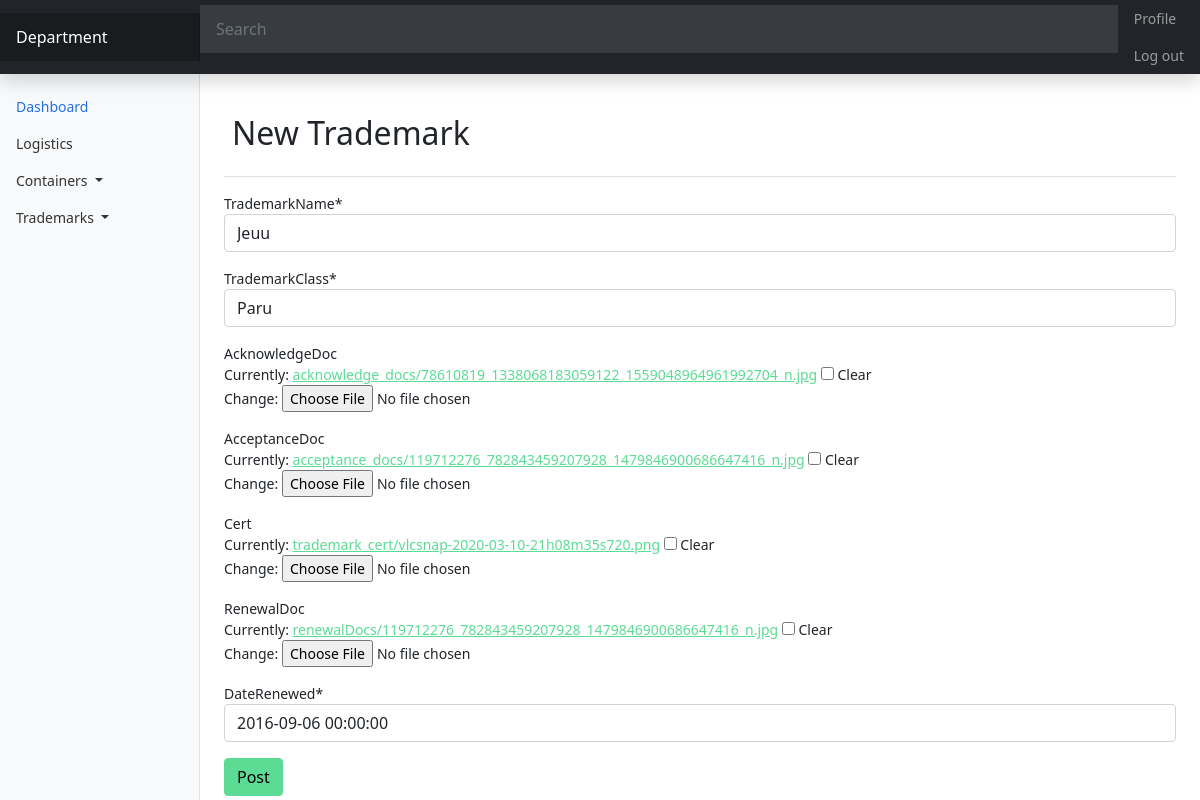
Page /trademark/2/update/ (signed in) on the committed database.
### app/models.py (models this page shows, shortened)
class Trademark(models.Model):
    trademarkName = models.CharField(max_length=100)
    trademarkClass = models.CharField(max_length=100)
    dateCreated = models.DateTimeField(default=timezone.now)
    acknowledgeDoc = models.FileField(upload_to='acknowledge_docs', null=True, blank=True)
    acceptanceDoc = models.FileField(upload_to='acceptance_docs/', null=True, blank=True)
    cert = models.FileField(upload_to='trademark_cert/', null=True, blank=True)
    renewalDoc = models.FileField(upload_to='renewalDocs', null=True, blank=True)
    dateRenewed = models.DateTimeField(default=timezone.now)
    uploadedBy = models.ForeignKey(User, on_delete=models.RESTRICT)

### app/views.py (the view, shortened to what this page needs)
# urls.py: path('trademark/<int:pk>/update/', TrademarkUpdateView.as_view(), name='trademark-update'),
class TrademarkUpdateView(LoginRequiredMixin, UpdateView):
    model = Trademark
    fields = ['trademarkName', 'trademarkClass', 'acknowledgeDoc', 'acceptanceDoc', 'cert', 'renewalDoc', 'dateRenewed']
    success_url = '/trademark'

### app/templates/app/trademark_form.html (shortened to what this page needs)
{% extends "app/base.html" %}
{% load crispy_forms_tags %}
{% block content %}
{% load static %}
<body class="bodie">
    <header class="navbar navbar-dark sticky-top bg-dark flex-md-nowrap p-0 shadow">
        <a class="navbar-brand col-md-3 col-lg-2 me-0 px-3" href="#">Department</a>
        <input class="form-control form-control-dark w-100" type="text" placeholder="Search" aria-label="Search">
        <div class="navbar-nav">
          <div class="nav-item text-nowrap">
            {% if user.is_authenticated %}
              <a class="nav-link px-3" href="{% url 'profile' %}">Profile</a>
              <a class="nav-link px-3" href="{% url 'logout' %}">Log out</a>
            {% else %}
              <a class="nav-link px-3" href="{% url 'login' %}">Login</a>
            {% endif %}
          </div>
        </div>
      </header>
      <section>
        <div class="container">
          <div class="row">
            <nav id="sidebarMenu" class="col-md-3 mt-4 col-lg-2 d-md-block bg-light sidebar collapse">
              <div class="pt-3">
                <ul class="nav flex-column">
                  <li class="nav-item">
                    <a class="nav-link active" aria-current="page" href="#">
                      Dashboard
                    </a>
                  </li>
                  <li class="nav-item">
                    <a class="nav-link" href="{% url 'app-dashboard' %}">
                      Logistics
                    </a>
                  </li>
                  <li class="nav-item dropdown">
                    <a class="nav-link dropdown-toggle" id="dropdownMenuLink" href="#" data-bs-toggle="dropdown" aria-expanded="false">
                      Containers
                    </a>
                  </li>
                  <li class="nav-item">
                    <a class="nav-link dropdown-toggle" id="dropdownMenuLink2" href="#" data-bs-toggle="dropdown" aria-expanded="false">
                      Trademarks
                    </a>
                  </li>
                </div>
              </div>
          </div>
      </section>
      <section class="col-md-9 ms-sm-auto col-lg-10 px-md-4 dashsec">
        <div class="d-flex justify-content-between flex-wrap flex-md-nowrap mt-3 align-items-center pt-3 pb-2 mb-3 border-bottom">
          <h1 class="h2 p-2">New Trademark</h1>
        </div>
        <div class="content-section">
            <form method="POST" enctype="multipart/form-data">
                <fieldset class="form-group">
                    {{ form|crispy }}
                </fieldset>
                <div class="form-group">
                    <button class="btn btn-primary" type="submit">Post</button>
                </div>
            </form>
        </div>
      </section>
</body>
</html>
{% endblock %}

### rows in the picture
Trademark: trademarkName "Jeuu", trademarkClass "Paru", dateRenewed "2016-09-06 00:00:00"
